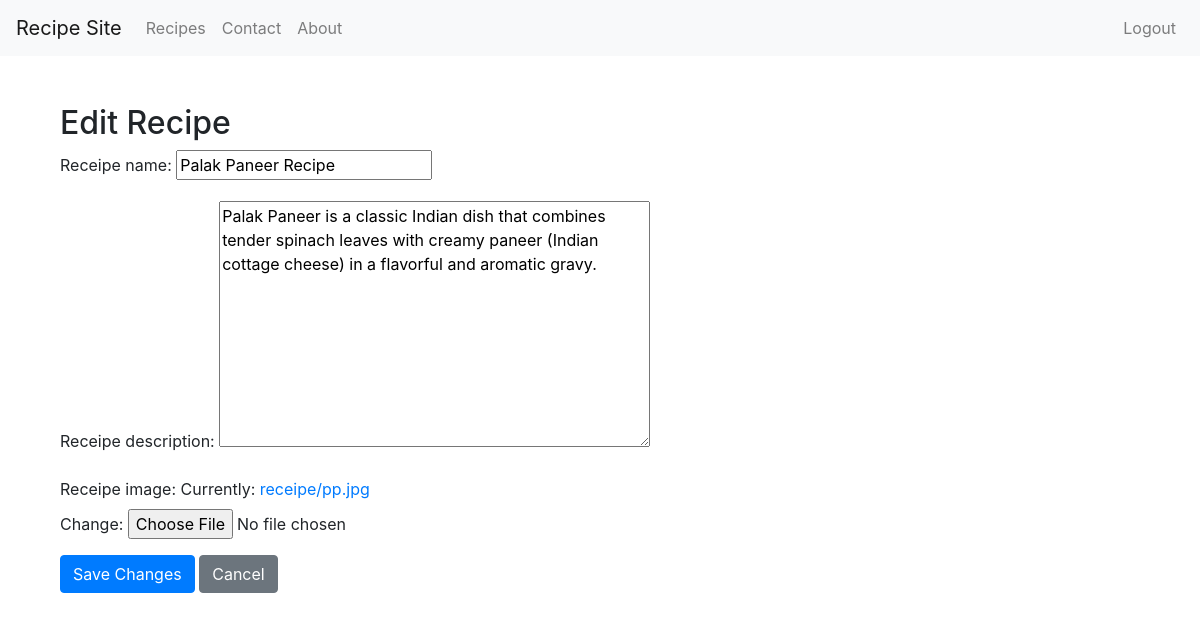
/receipes/edit/2/ (signed in), run on the app's committed database.
### recipe_app/models.py (models this page shows, shortened)
class Receipe(models.Model):
    receipe_name = models.CharField(max_length=100)
    receipe_description = models.TextField()
    receipe_image = models.ImageField(upload_to="receipe")

### recipe_app/views.py (the view)
# urls.py: path('edit/<int:recipe_id>/', views.edit_recipe, name='edit_recipe'),  # New edit URL
@login_required
def edit_recipe(request, recipe_id):
    recipe = get_object_or_404(Receipe, id=recipe_id)
    if request.method == 'POST':
        form = RecipeForm(request.POST, request.FILES, instance=recipe)
        if form.is_valid():
            form.save()
            return redirect('receipes')
    else:
        form = RecipeForm(instance=recipe)
    context = {
        'form': form,
        'recipe': recipe,
    }
    return render(request, 'recipes/edit_recipe.html', context)

### recipe_app/forms.py
class RecipeForm(forms.ModelForm):
    class Meta:
        model = Receipe
        fields = ['receipe_name', 'receipe_description', 'receipe_image']

### recipe_app/templates/recipes/edit_recipe.html (shortened to what this page needs)
{% extends "base.html" %}
{% block content %}
<div class="container mt-5">
    <h2>Edit Recipe</h2>
    <form method="post" enctype="multipart/form-data">
        {{ form.as_p }}
        <button type="submit" class="btn btn-primary">Save Changes</button>
        <a href="{% url 'receipes' %}" class="btn btn-secondary">Cancel</a>
    </form>
</div>
{% endblock %}

### data on the page
Receipe: receipe_name "Palak Paneer Recipe", receipe_description "Palak Paneer is a classic Indian dish that combines tender spinach leaves with creamy paneer (Indian cottage cheese) in a flavorful and aromatic gravy."
